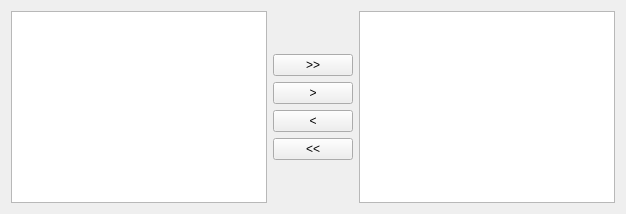
              <widget class="QWidget" name="tab_9">
               <attribute name="title">
                <string>Члены комиссии</string>
               </attribute>
               <layout class="QHBoxLayout" name="horizontalLayout_24">
                <item>
                 <widget class="QTableView" name="tvNewExamMembersFrom">
                  <property name="editTriggers">
                   <set>QAbstractItemView::NoEditTriggers</set>
                  </property>
                  <property name="selectionBehavior">
                   <enum>QAbstractItemView::SelectRows</enum>
                  </property>
                  <property name="gridStyle">
                   <enum>Qt::DashLine</enum>
                  </property>
                 </widget>
                </item>
                <item>
                 <layout class="QVBoxLayout" name="verticalLayout_10">
                  <item>
                   <spacer name="verticalSpacer_3">
                    <property name="orientation">
                     <enum>Qt::Vertical</enum>
                    </property>
                    <property name="sizeHint" stdset="0">
                     <size>
                      <width>20</width>
                      <height>40</height>
                     </size>
                    </property>
                   </spacer>
                  </item>
                  <item>
                   <widget class="QPushButton" name="addAllMemberToExamButton">
                    <property name="text">
                     <string>&gt;&gt;</string>
                    </property>
                   </widget>
                  </item>
                  <item>
                   <widget class="QPushButton" name="addMemberToExamButton">
                    <property name="text">
                     <string>&gt;</string>
                    </property>
                   </widget>
                  </item>
                  <item>
                   <widget class="QPushButton" name="deleteMemberFromExamButton">
                    <property name="text">
                     <string>&lt;</string>
                    </property>
                   </widget>
                  </item>
                  <item>
                   <widget class="QPushButton" name="deleteAllMemberFromExamButton">
                    <property name="text">
                     <string>&lt;&lt;</string>
                    </property>
                   </widget>
                  </item>
                  <item>
                   <spacer name="verticalSpacer_4">
                    <property name="orientation">
                     <enum>Qt::Vertical</enum>
                    </property>
                    <property name="sizeHint" stdset="0">
                     <size>
                      <width>20</width>
                      <height>40</height>
                     </size>
                    </property>
                   </spacer>
                  </item>
                 </layout>
                </item>
                <item>
                 <widget class="QTableView" name="tvNewExamMembersTo">
                  <property name="editTriggers">
                   <set>QAbstractItemView::NoEditTriggers</set>
                  </property>
                  <property name="selectionBehavior">
                   <enum>QAbstractItemView::SelectRows</enum>
                  </property>
                  <property name="gridStyle">
                   <enum>Qt::DashLine</enum>
                  </property>
                 </widget>
                </item>
               </layout>
              </widget>
